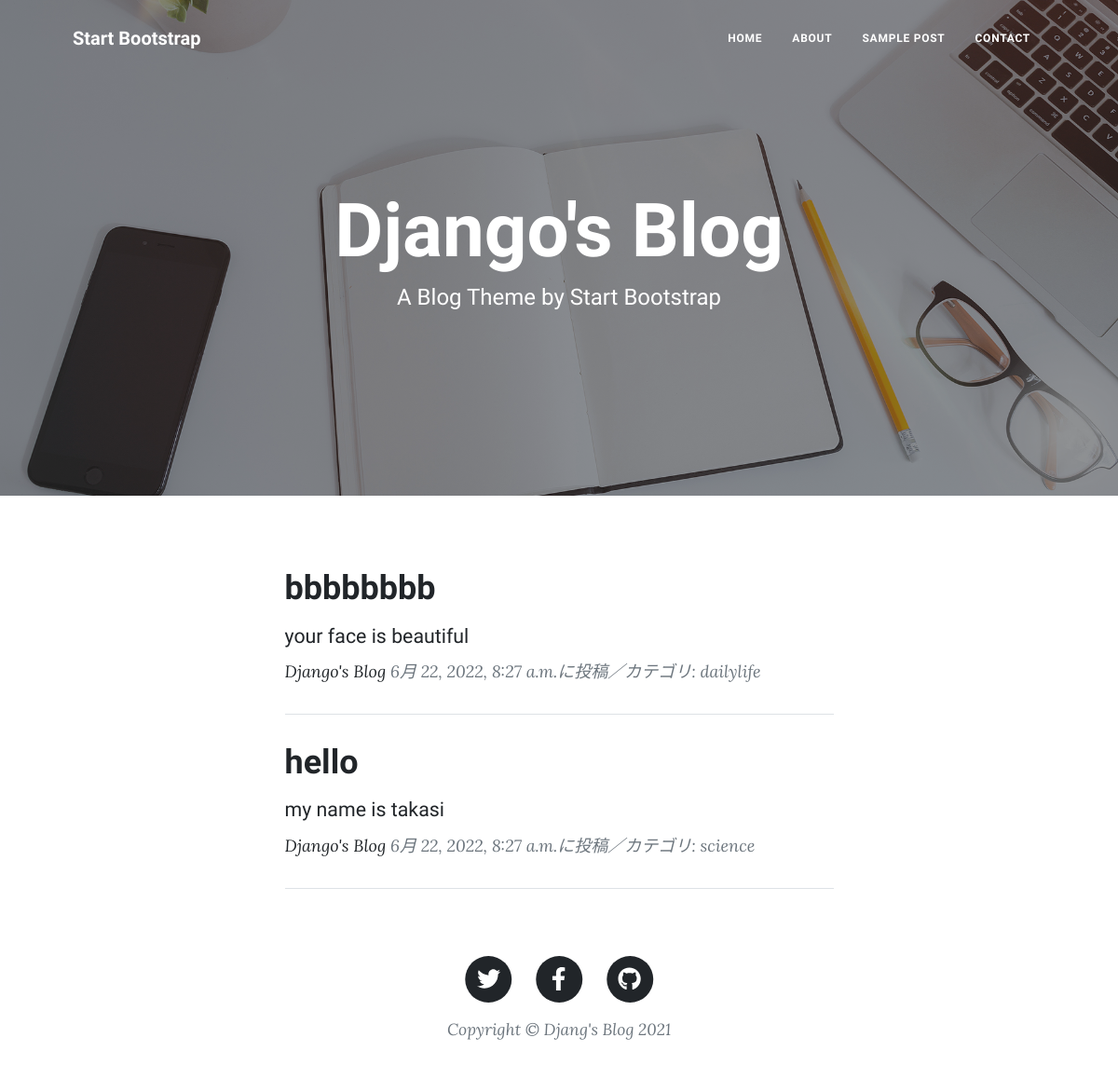
Before: / with the older database file.
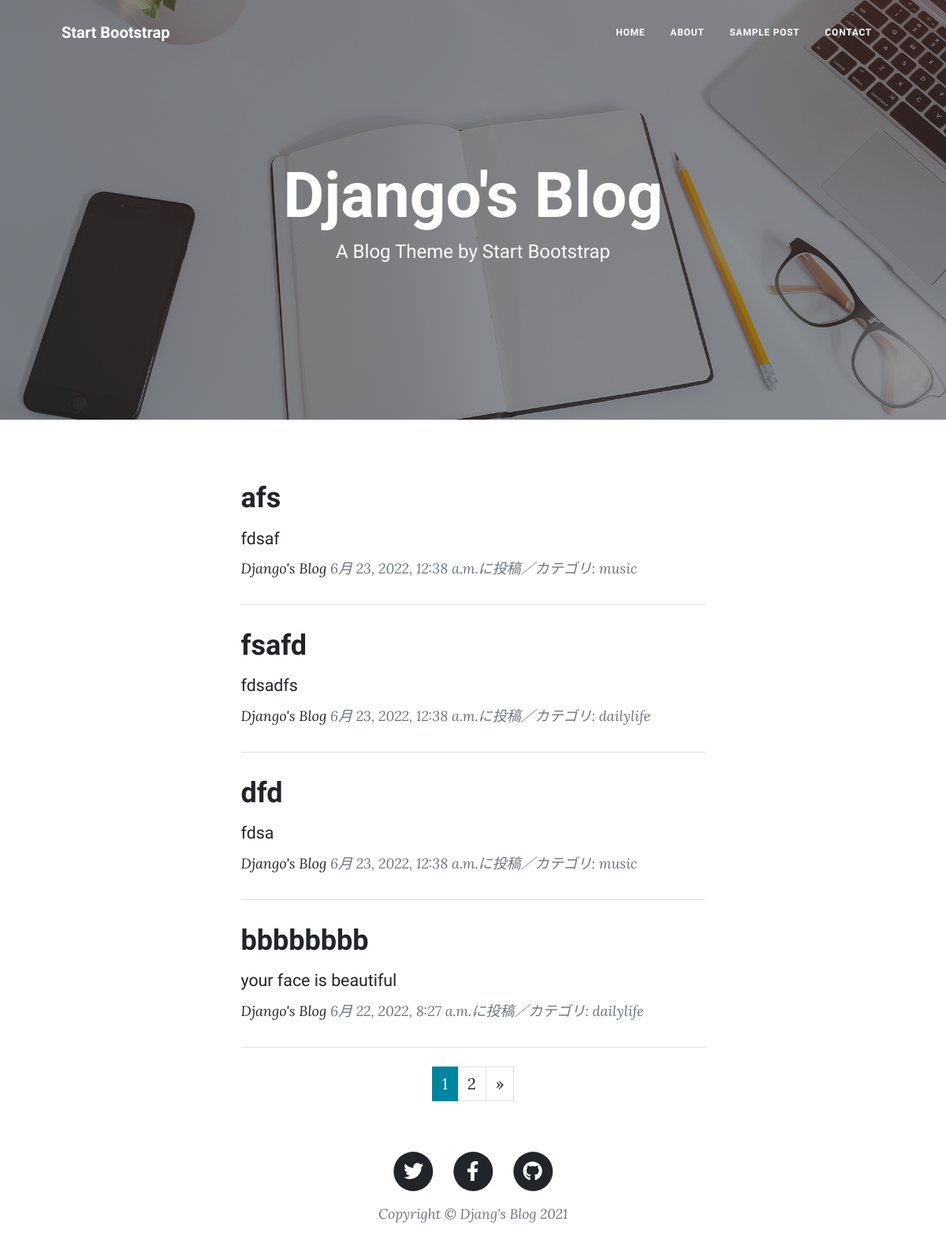
After: the same page with the newer database file.
### blog/models.py (models this page shows)
class BlogPost(models.Model):
    CATEGORY = (('science', '科学のこと'), ('dailylife', '日常のこと'), ('music', '音楽のこと'))
    title = models.CharField(
        verbose_name='タイトル', # フィールドのタイトル
        max_length=200        # 最大文字数は200
        )
    content = models.TextField(
        verbose_name='本文'   # フィールドのタイトル
        )
    posted_at = models.DateTimeField(
        verbose_name='投稿日時', # フィールドのタイトル
        auto_now_add=True       # 日時を自動追加
        )
    category = models.CharField(
        verbose_name='カテゴリ', # フィールドのタイトル
        max_length=50,        # 最大文字数は50
        choices=CATEGORY
        )
    def __str__(self):
        return self.title

### blog/views.py (the view)
# urls.py: path('', views.IndexView.as_view(), name='index'),
class IndexView(ListView):
    template_name ='index.html'
    context_object_name = 'orderby_records'
    queryset = BlogPost.objects.order_by('-posted_at')
    paginate_by = 4
    def get_context_data(self, **kwargs):#実験　ターミナルにcontextの中身が出るよ
        context = super().get_context_data(**kwargs)
        print(context)
        return context
    """
    model = BlogPost.objects.all()は
    queryset = BlogPost.objecs.all()とした時と同じもの

    ListIndex内で実行されるメソッドたち
    setup(),dispatch(),http_method_not_allowed(),get_template_names(),get_queryset()
    get_context_object_name(),get_context?data(),get(),render_to_response()
    queryset(クラス変数ですよ)が設定されていない場合は、すべてのレコードを取得

    クラス変数
    context_data
    template_name
    model
    context_object_name   テーブルから取り出したレコードはcontextに辞書方として格納される。この時のキーがobject_listだが、そのキーの名前を変更できる

    """

### blog/templates/index.html (shortened to what the changed rows need)
{% load static %}
<!DOCTYPE html>
<html lang="ja">
    <head>
        <link href= {% static "css/styles.css" %} rel="stylesheet" />
    </head>
    <body>
        <header class="masthead" style="background-image: url({% static 'assets/img/home-bg.jpg' %})">
            <div class="container position-relative px-4 px-lg-5">
                <div class="row gx-4 gx-lg-5 justify-content-center">
                    <div class="col-md-10 col-lg-8 col-xl-7">
                        <div class="site-heading">
                            <h1>Django's Blog</h1>
                        </div>
                    </div>
                </div>
            </div>
        </header>
        <div class="container px-4 px-lg-5">
            <div class="row gx-4 gx-lg-5 justify-content-center">
              <div class="col-md-10 col-lg-8 col-xl-7">
                {% for record in orderby_records %}
                <div class="post-preview">
                  <a href="">
                    <h2 class="post-title">
                      {{record.title}}
                    </h2>
                    <h3 class="post-subtitle">
                      <span style="font-size : 16pt">
                        {{record.content|truncatechars:50}}
                      </span>
                    </h3>
                  </a>
                  <p class="post-meta">
                    <a href="#">Django's Blog</a>
                    {{record.posted_at}}に投稿／カテゴリ:
                    {{record.category}}</p>
                </div>
                <hr class="my-4" />
                {% endfor %}
                {% include "pagination.html" %}
              </div>
            </div>
          </div>
    </body>
</html>

Changed rows visible on the page:
no longer on this page (row unchanged): BlogPost: title "hello", content "my name is takasi", posted_at "6月 22, 2022, 8:27 a.m.", category "science"
added BlogPost: title "afs", content "fdsaf", posted_at "6月 23, 2022, 12:38 a.m.", category "music"
added BlogPost: title "fsafd", content "fdsadfs", posted_at "6月 23, 2022, 12:38 a.m.", category "dailylife"
added BlogPost: title "dfd", content "fdsa", posted_at "6月 23, 2022, 12:38 a.m.", category "music"
Other visible differences:
new list line: "1"
new list line: "2"
